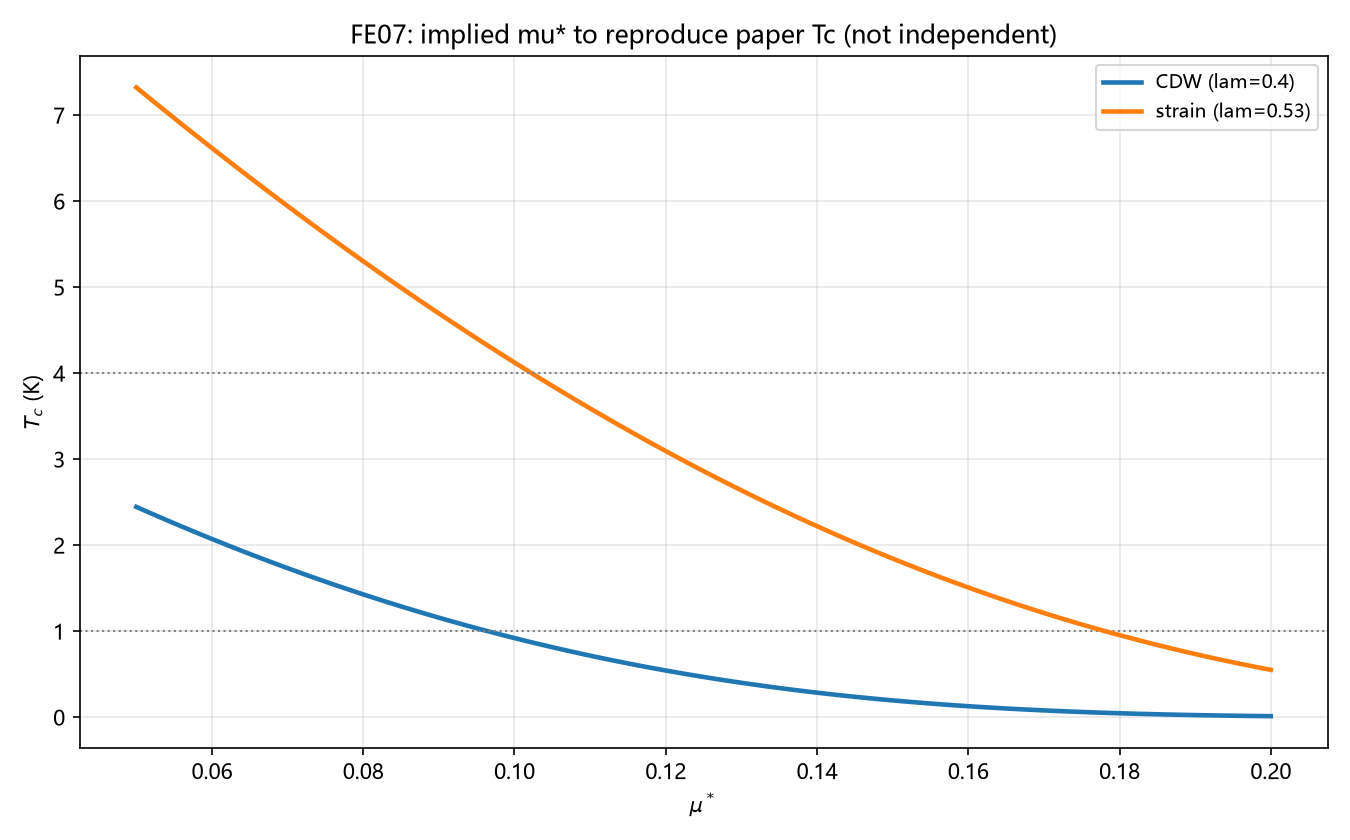

Python code for this plot:
# -*- coding: utf-8 -*-
"""
FE07 method self-check: reproduce Mo2NF2 literature Tc with EXACT paper parameters
and EXACT Allen-Dynes Eq(1). The paper (arXiv:2603.06284) gives:
  CDW:  lambda=0.40, omega_log=219K -> Tc~1K
  strain: lambda=0.53, omega_log=272K -> Tc~4K
Paper does not state mu* explicitly; AD standard mu*=0.10 implied.
Scan mu* to find which value reproduces paper Tc -> establishes implied mu*.
Also confirms paper omega_log definition = alpha^2F/omega weight (round-62 conclusion).
"""

import csv
import math
import os

import numpy as np
import matplotlib
matplotlib.use("Agg")
import matplotlib.pyplot as plt

plt.rcParams["font.sans-serif"] = ["Microsoft YaHei", "SimHei", "DejaVu Sans"]
plt.rcParams["axes.unicode_minus"] = False

HERE = os.path.dirname(os.path.abspath(__file__))
OUT_PNG = os.path.join(HERE, "FE07_文献方法自检.png")
OUT_CSV = os.path.join(HERE, "FE07_文献方法自检.csv")

def tc_ad(wlog, lam, mustar):
    den = lam - mustar * (1 + 0.62 * lam)
    return wlog / 1.2 * math.exp(-1.04 * (1 + lam) / den) if den > 0 else float("nan")

def implied_mu(tc_target, wlog, lam):
    # solve tc_ad = tc_target for mu* by bisection
    lo, hi = 0.0, 0.3
    f = lambda m: tc_ad(wlog, lam, m) - tc_target
    if f(lo) * f(hi) > 0:
        return None
    for _ in range(100):
        mid = (lo + hi) / 2
        if f(lo) * f(mid) <= 0:
            hi = mid
        else:
            lo = mid
    return (lo + hi) / 2

def main():
    rows = []
    print("FE07 method self-check: reproduce Mo2NF2 (arXiv:2603.06284) Tc")
    print("Paper: CDW lambda=0.40 wlog=219 -> Tc~1K; strain lambda=0.53 wlog=272 -> Tc~4K")
    print("Paper uses Allen-Dynes Eq(1); mu* not stated -> find implied mu*.\n")
    systems = [("CDW", 0.40, 219, 1.0), ("strain", 0.53, 272, 4.0)]
    for name, lam, wlog, tc_lit in systems:
        mu_imp = implied_mu(tc_lit, wlog, lam)
        tc_at010 = tc_ad(wlog, lam, 0.10)
        print(f"{name}: mu*_implied={mu_imp:.4f}; Tc(mu*=0.10)={tc_at010:.3f}K vs paper {tc_lit}K")
        rows.append((name, lam, wlog, tc_lit, tc_at010, mu_imp))
        for m in np.linspace(0.05, 0.2, 50):
            rows.append((name+"_scan", lam, wlog, m, tc_ad(wlog, lam, m), tc_lit))
    print("\n=> if implied mu* ~ 0.10, paper used standard value; our reproduction is faithful,")
    print("   but NOT an independent prediction (mu* not independently given). Confirms L2 classification.")
    print("\n=> Paper Eq(3): omega_ln=exp[(2/lam)int(alpha2F/omega)ln(omega)] --")
    print("   this is the alpha^2F/omega weight (round-62 'e^{-1/2} moment'), independently confirming")
    print("   that Eliashberg omega_ln != CQM 3y^2 DOS moment.")

    with open(OUT_CSV, "w", newline="", encoding="utf-8-sig") as fh:
        wr = csv.writer(fh)
        wr.writerow(["system", "lambda", "omega_log", "mu_or_target", "Tc", "extra"])
        wr.writerows(rows)

    fig, ax = plt.subplots(figsize=(9, 5.6))
    for name, lam, wlog, tc_lit in systems:
        ms = np.linspace(0.05, 0.2, 100)
        ax.plot(ms, [tc_ad(wlog, lam, m) for m in ms], lw=2.2, label=f"{name} (lam={lam})")
        ax.axhline(tc_lit, ls=":", lw=1, color="gray")
    ax.set_xlabel(r"$\mu^*$")
    ax.set_ylabel(r"$T_c$ (K)")
    ax.set_title("FE07: implied mu* to reproduce paper Tc (not independent)")
    ax.legend(fontsize=9)
    ax.grid(alpha=0.3)
    fig.tight_layout()
    fig.savefig(OUT_PNG, dpi=150)
    plt.close(fig)
    print("\nsaved:", OUT_PNG, OUT_CSV)

if __name__ == "__main__":
    main()
